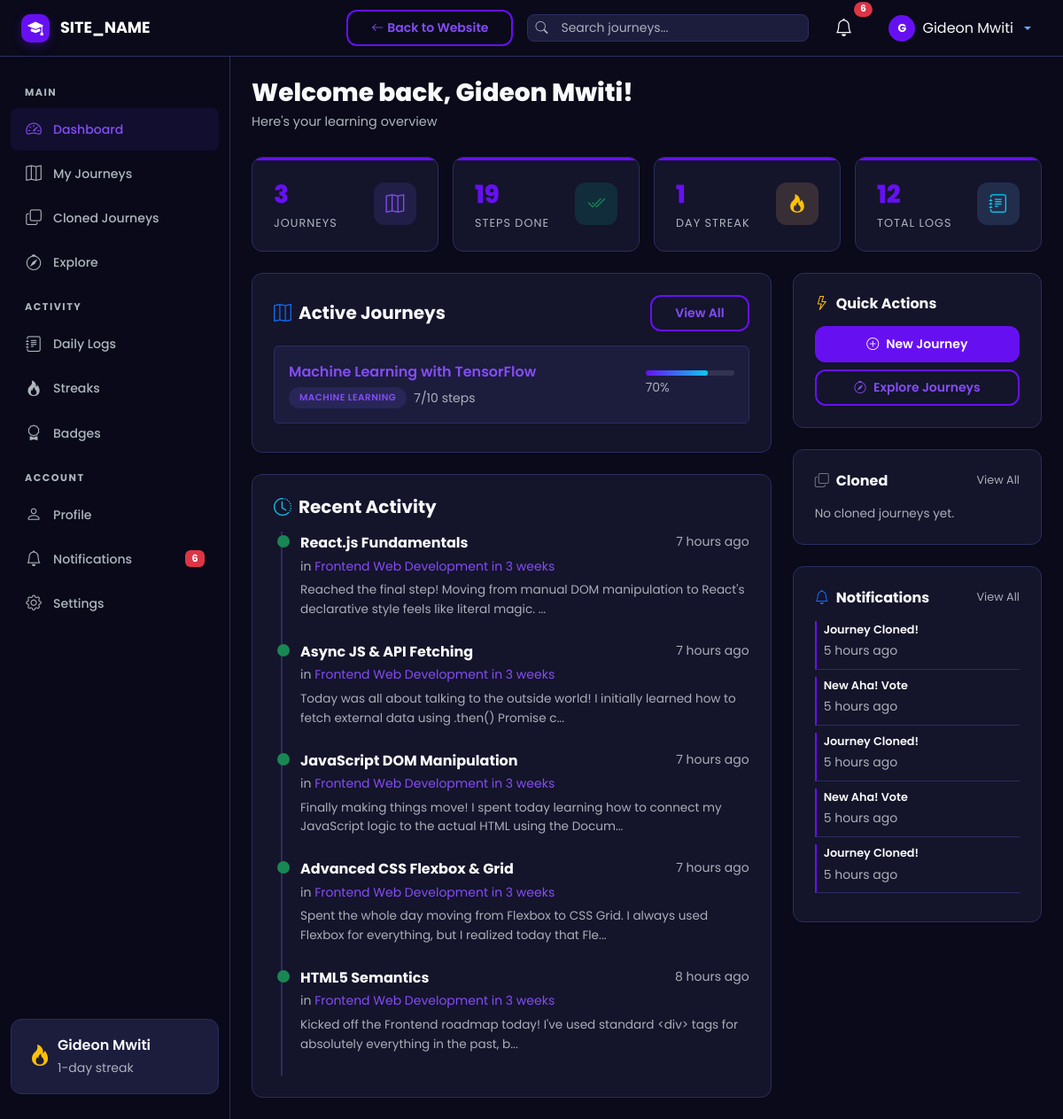
The app's page /user/dashboard.php (signed in), older data.
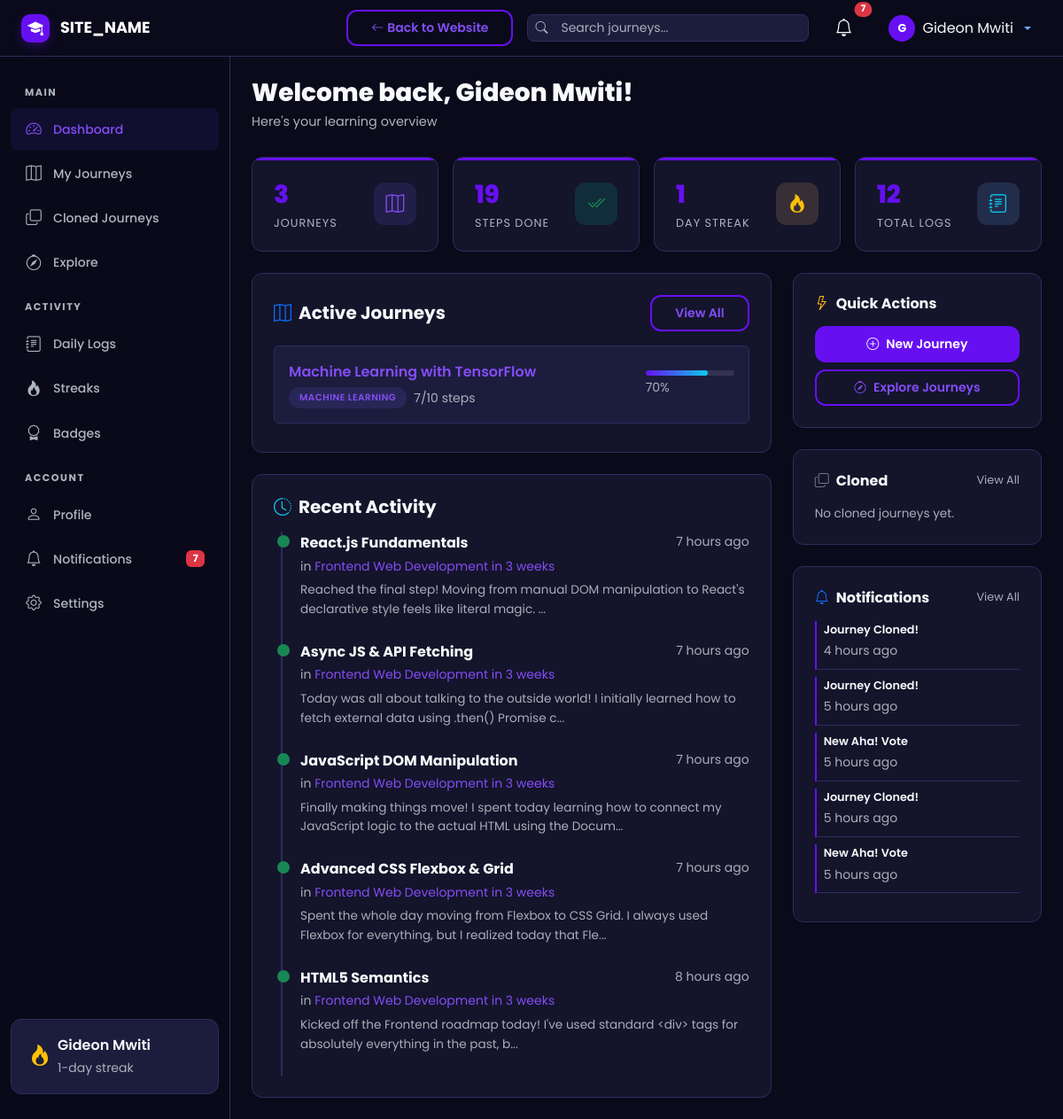
The same page, newer data.
### tables this page shows
CREATE TABLE `journeys` (
  `id` int UNSIGNED NOT NULL,
  `user_id` int UNSIGNED NOT NULL,
  `title` varchar(255) NOT NULL,
  `slug` varchar(255) NOT NULL,
  `description` text,
  `category_id` int UNSIGNED DEFAULT NULL,
  `visibility` enum('public','private') NOT NULL DEFAULT 'public',
  `status` enum('active','completed','archived') NOT NULL DEFAULT 'active',
  `is_featured` tinyint(1) NOT NULL DEFAULT '0',
  `total_steps` int UNSIGNED NOT NULL DEFAULT '0',
  `completed_steps` int UNSIGNED NOT NULL DEFAULT '0',
  `clone_count` int UNSIGNED NOT NULL DEFAULT '0',
  `view_count` int UNSIGNED NOT NULL DEFAULT '0',
  `created_at` datetime NOT NULL DEFAULT CURRENT_TIMESTAMP,
  `updated_at` datetime NOT NULL DEFAULT CURRENT_TIMESTAMP ON UPDATE CURRENT_TIMESTAMP
);

CREATE TABLE `categories` (
  `id` int UNSIGNED NOT NULL,
  `name` varchar(100) NOT NULL,
  `slug` varchar(100) NOT NULL,
  `icon` varchar(50) DEFAULT 'bi-folder',
  `created_at` datetime NOT NULL DEFAULT CURRENT_TIMESTAMP
);

CREATE TABLE `daily_logs` (
  `id` int UNSIGNED NOT NULL,
  `step_id` int UNSIGNED NOT NULL,
  `user_id` int UNSIGNED NOT NULL,
  `log_date` date NOT NULL,
  `content` text NOT NULL,
  `code_snippet` text,
  `code_language` varchar(50) DEFAULT NULL,
  `youtube_url` varchar(500) DEFAULT NULL,
  `external_links` json DEFAULT NULL,
  `github_commit_url` varchar(500) DEFAULT NULL,
  `wakatime_minutes` int UNSIGNED DEFAULT NULL,
  `created_at` datetime NOT NULL DEFAULT CURRENT_TIMESTAMP,
  `updated_at` datetime NOT NULL DEFAULT CURRENT_TIMESTAMP ON UPDATE CURRENT_TIMESTAMP
);

CREATE TABLE `steps` (
  `id` int UNSIGNED NOT NULL,
  `journey_id` int UNSIGNED NOT NULL,
  `step_number` int UNSIGNED NOT NULL,
  `title` varchar(255) NOT NULL,
  `description` text,
  `status` enum('pending','in_progress','completed') NOT NULL DEFAULT 'pending',
  `is_draft` tinyint(1) NOT NULL DEFAULT '0',
  `estimated_days` int UNSIGNED DEFAULT NULL,
  `created_at` datetime NOT NULL DEFAULT CURRENT_TIMESTAMP,
  `updated_at` datetime NOT NULL DEFAULT CURRENT_TIMESTAMP ON UPDATE CURRENT_TIMESTAMP
);

CREATE TABLE `notifications` (
  `id` int UNSIGNED NOT NULL,
  `user_id` int UNSIGNED NOT NULL,
  `type` enum('sync_update','comment','aha_vote','badge','clone','system') NOT NULL,
  `title` varchar(255) NOT NULL,
  `message` text NOT NULL,
  `link` varchar(500) DEFAULT NULL,
  `is_read` tinyint(1) NOT NULL DEFAULT '0',
  `created_at` datetime NOT NULL DEFAULT CURRENT_TIMESTAMP
);

### includes/helpers.php (called while the page is built, shortened)
<?php
function sanitize(?string $input): string {
    return htmlspecialchars(trim($input), ENT_QUOTES, 'UTF-8');
}
function timeAgo(string $datetime): string {
    $now  = new DateTime();
    $past = new DateTime($datetime);
    $diff = $now->diff($past);
    if ($diff->h > 0) return $diff->h . ' hour' . ($diff->h > 1 ? 's' : '') . ' ago';
    return 'just now';
}
function completionPercent(int $completed, int $total): int {
    return (int) round(($completed / $total) * 100);
}
function truncateText(string $text, int $length = 150): string {
    return mb_substr($text, 0, $length) . '...';
}
function getUnreadNotificationCount(int $userId): int {
    $db = getDB();
    $stmt = $db->prepare("SELECT COUNT(*) FROM notifications WHERE user_id = ? AND is_read = 0");
    $stmt->execute([$userId]);
    return (int)$stmt->fetchColumn();
}
function getUserStats(int $userId): array {
    $db = getDB();
    $stmt = $db->prepare("SELECT current_streak, longest_streak FROM users WHERE id = ?");
    $stmt->execute([$userId]);
    $user = $stmt->fetch();
    $stmt = $db->prepare("SELECT COUNT(*) FROM journeys WHERE user_id = ? AND status = 'completed'");
    $stmt->execute([$userId]);
    $completedJourneys = (int)$stmt->fetchColumn();
    $stmt = $db->prepare("SELECT COUNT(*) FROM steps s JOIN journeys j ON s.journey_id = j.id WHERE j.user_id = ? AND s.status = 'completed'");
    $stmt->execute([$userId]);
    $completedSteps = (int)$stmt->fetchColumn();
    $stmt = $db->prepare("SELECT SUM(clone_count) FROM journeys WHERE user_id = ?");
    $stmt->execute([$userId]);
    $totalClones = (int)$stmt->fetchColumn();
    $stmt = $db->prepare("SELECT COUNT(*) FROM aha_votes av JOIN steps s ON av.step_id = s.id JOIN journeys j ON s.journey_id = j.id WHERE j.user_id = ?");
    $stmt->execute([$userId]);
    $totalAha = (int)$stmt->fetchColumn();
    $stmt = $db->prepare("SELECT COUNT(*) FROM journeys WHERE user_id = ?");
    $stmt->execute([$userId]);
    $totalJourneys = (int)$stmt->fetchColumn();
    $stmt = $db->prepare("SELECT COUNT(*) FROM daily_logs WHERE user_id = ?");
    $stmt->execute([$userId]);
    $totalLogs = (int)$stmt->fetchColumn();
    $stmt = $db->prepare("SELECT COUNT(*) FROM step_comments WHERE user_id = ?");
    $stmt->execute([$userId]);
    $totalComments = (int)$stmt->fetchColumn();
    $stmt = $db->prepare("SELECT COUNT(*) FROM aha_votes WHERE user_id = ?");
    $stmt->execute([$userId]);
    $totalAhaGiven = (int)$stmt->fetchColumn();
    return [
        'current_streak'     => $user['current_streak'] ?? 0,
        'longest_streak'     => $user['longest_streak'] ?? 0,
        'completed_journeys' => $completedJourneys,
        'completed_steps'    => $completedSteps,
        'total_clones'       => $totalClones,
        'total_aha_received' => $totalAha,
        'total_aha_given'    => $totalAhaGiven,
        'total_journeys'     => $totalJourneys,
        'total_logs'         => $totalLogs,
        'total_comments_given' => $totalComments,
    ];
}

### includes/session.php (called while the page is built, shortened)
<?php
function isLoggedIn(): bool {
    return isset($_SESSION['user_id']);
}
function getCurrentUser(): ?array {
    return [
        'id'        => $_SESSION['user_id'],
        'username'  => $_SESSION['username'],
        'full_name' => $_SESSION['full_name'],
        'email'     => $_SESSION['email'],
        'role'      => $_SESSION['user_role'],
        'avatar'    => $_SESSION['avatar'] ?? 'default-avatar.png',
    ];
}

### user/dashboard.php (the view, shortened to what the changed rows need)
<?php
require_once __DIR__ . '/../includes/session.php';
require_once __DIR__ . '/../includes/dashboard_header.php';
$userId = getCurrentUserId();
$db = getDB();
$stats = getUserStats($userId);
$activeStmt = $db->prepare("SELECT j.*, c.name AS category_name FROM journeys j LEFT JOIN categories c ON j.category_id = c.id WHERE j.user_id = ? AND j.status = 'active' ORDER BY j.updated_at DESC LIMIT 5");
$activeStmt->execute([$userId]);
$activeJourneys = $activeStmt->fetchAll();
$logsStmt = $db->prepare("SELECT dl.*, s.title AS step_title, j.title AS journey_title, j.id AS journey_id
    FROM daily_logs dl
    JOIN steps s ON dl.step_id = s.id
    JOIN journeys j ON s.journey_id = j.id
    WHERE dl.user_id = ?
    ORDER BY dl.created_at DESC LIMIT 5");
$logsStmt->execute([$userId]);
$recentLogs = $logsStmt->fetchAll();
$notifStmt = $db->prepare("SELECT * FROM notifications WHERE user_id = ? ORDER BY created_at DESC LIMIT 5");
$notifStmt->execute([$userId]);
$recentNotifs = $notifStmt->fetchAll();
?>
<div class="st-page-header">
    <h1 class="st-page-title">Welcome back, <?= sanitize($currentUser['full_name']) ?>!</h1>
</div>
<div class="row g-3 mb-4">
    <div class="col-6 col-lg-3">
        <div class="st-stat-card">
            <div class="d-flex align-items-center justify-content-between">
                <div>
                    <div class="st-stat-value"><?= $stats['total_journeys'] ?></div>
                    <div class="st-stat-label">Journeys</div>
                </div>
            </div>
        </div>
    </div>
    <div class="col-6 col-lg-3">
        <div class="st-stat-card">
            <div class="d-flex align-items-center justify-content-between">
                <div>
                    <div class="st-stat-value"><?= $stats['current_streak'] ?></div>
                    <div class="st-stat-label">Day Streak</div>
                </div>
            </div>
        </div>
    </div>
</div>
<div class="row g-4">
    <div class="col-lg-8">
        <div class="st-card">
            <?php if (empty($activeJourneys)): ?>
                <div class="st-empty-state py-4">
                    <i class="bi bi-map d-block"></i>
                    <h6 class="text-muted">No active journeys yet</h6>
                    <a href="<?= SITE_URL ?>/journey/create.php" class="btn btn-st-primary btn-sm mt-2"><i class="bi bi-plus me-1"></i>Create Your First Journey</a>
                </div>
            <?php else: ?>
                <?php foreach ($activeJourneys as $j): ?>
                <div class="d-flex align-items-center gap-3 p-3 rounded mb-2" style="background:var(--st-dark-surface);border:1px solid var(--st-dark-border);">
                    <div class="flex-grow-1">
                        <a href="<?= SITE_URL ?>/journey/view.php?id=<?= $j['id'] ?>" class="fw-semibold text-decoration-none"><?= sanitize($j['title']) ?></a>
                        <div class="d-flex align-items-center gap-2 mt-1">
                            <?php if ($j['category_name']): ?>
                                <span class="st-badge st-badge-primary" style="font-size:0.65rem;"><?= sanitize($j['category_name']) ?></span>
                            <?php endif; ?>
                            <small class="text-muted"><?= $j['completed_steps'] ?>/<?= $j['total_steps'] ?> steps</small>
                        </div>
                    </div>
                    <div style="width:100px;">
                        <div class="st-progress"><div class="st-progress-bar" style="width:<?= completionPercent($j['completed_steps'], $j['total_steps']) ?>%"></div></div>
                        <small class="text-muted"><?= completionPercent($j['completed_steps'], $j['total_steps']) ?>%</small>
                    </div>
                </div>
                <?php endforeach; ?>
            <?php endif; ?>
        </div>
        <div class="st-card mt-4">
            <?php if (empty($recentLogs)): ?>
                <p class="text-muted mb-0">No recent activity. Start logging your progress!</p>
            <?php else: ?>
                <div class="st-timeline">
                    <?php foreach ($recentLogs as $log): ?>
                    <div class="st-timeline-item completed">
                        <div class="d-flex justify-content-between align-items-start">
                            <div>
                                <strong><?= sanitize($log['step_title']) ?></strong>
                                <br><small class="text-muted">in <a href="<?= SITE_URL ?>/journey/view.php?id=<?= $log['journey_id'] ?>"><?= sanitize($log['journey_title']) ?></a></small>
                            </div>
                            <small class="text-muted"><?= timeAgo($log['created_at']) ?></small>
                        </div>
                        <p class="text-muted mt-1 mb-0" style="font-size:0.85rem;"><?= truncateText(sanitize($log['content']), 120) ?></p>
                    </div>
                    <?php endforeach; ?>
                </div>
            <?php endif; ?>
        </div>
    </div>
    <div class="col-lg-4">
        <div class="st-card">
            <?php if (empty($recentNotifs)): ?>
                <p class="text-muted mb-0" style="font-size:0.85rem;">No new notifications.</p>
            <?php else: ?>
                <?php foreach ($recentNotifs as $n): ?>
                <div class="d-flex gap-2 mb-2 pb-2<?= !$n['is_read'] ? ' ps-2' : '' ?>" style="border-bottom:1px solid var(--st-dark-border);<?= !$n['is_read'] ? 'border-left:2px solid var(--st-primary);' : '' ?>">
                    <div>
                        <div style="font-size:0.8rem;" class="fw-semibold"><?= sanitize($n['title']) ?></div>
                        <small class="text-muted"><?= timeAgo($n['created_at']) ?></small>
                    </div>
                </div>
                <?php endforeach; ?>
            <?php endif; ?>
        </div>
    </div>
</div>
<?php require_once __DIR__ . '/../includes/dashboard_footer.php'; ?>

### includes/dashboard_header.php (shortened to what the changed rows need)
<?php
require_once __DIR__ . '/session.php';
require_once __DIR__ . '/helpers.php';
$currentUser = getCurrentUser();
$notifCount = getUnreadNotificationCount($currentUser['id']);
?>
<!DOCTYPE html>
<html lang="en" data-bs-theme="dark">
<head>
    <link href="https://cdn.jsdelivr.net/npm/bootstrap@5.3.3/dist/css/bootstrap.min.css" rel="stylesheet">
    <link href="https://cdn.jsdelivr.net/npm/bootstrap-icons@1.11.3/font/bootstrap-icons.min.css" rel="stylesheet">
    <link href="<?= SITE_URL ?>/assets/css/style.css" rel="stylesheet">
    <link href="<?= SITE_URL ?>/assets/css/dashboard.css" rel="stylesheet">
</head>
<body class="dashboard-body">
<nav class="navbar navbar-expand-lg navbar-dark st-topbar fixed-top">
    <div class="container-fluid px-4">
        <div class="d-flex align-items-center ms-auto gap-3">
            <a href="<?= SITE_URL ?>/user/notifications.php" class="btn btn-link text-light position-relative st-nav-icon">
                <i class="bi bi-bell fs-5"></i>
                <?php if ($notifCount > 0): ?>
                    <span class="position-absolute top-0 start-100 translate-middle badge rounded-pill bg-danger st-notif-badge">
                        <?= $notifCount > 99 ? '99+' : $notifCount ?>
                    </span>
                <?php endif; ?>
            </a>
        </div>
    </div>
</nav>
<div class="st-wrapper">
    <nav class="st-sidebar" id="sidebar">
        <div class="st-sidebar-inner">
            <ul class="st-sidebar-nav">
                <li><a href="<?= SITE_URL ?>/user/notifications.php" class="<?= basename($_SERVER['PHP_SELF']) === 'notifications.php' ? 'active' : '' ?>"><i class="bi bi-bell"></i><span>Notifications</span>
                    <?php if ($notifCount > 0): ?><span class="badge bg-danger ms-auto"><?= $notifCount ?></span><?php endif; ?>
                </a></li>
            </ul>
        </div>
    </nav>
    <main class="st-content">
        <div class="container-fluid p-4">

Row changes from the older to the newer data that the page shows:
no longer on this page (row unchanged): notifications: title "Journey Cloned!", created_at "5 hours ago"
added notifications: title "Journey Cloned!", created_at.category_id "4 hours ago"
Text that changed along with them:
$notifCount: "6" → "7"
